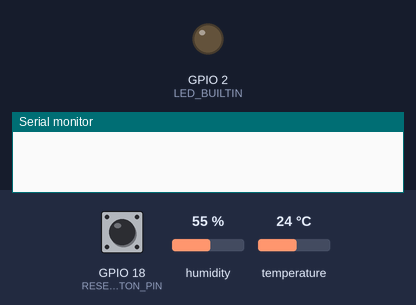
A program run on a simulated ESP32. On the bench: output pins drawn as LEDs (lit = HIGH), the last lines printed to the serial monitor. The inputs (shaded band) are chosen by the test bench; at power-on: GPIO 18 (RESET_BUTTON_PIN) LOW, humidity 55 %, temperature 24 °C. WiFi joins after 1.5 s; servers stay silent unless stated; the local clock reads 2024-03-15 10:24:30 at power-on unless the program sets it; no MQTT or app messages arrive unless stated.

Above: at 0.1 s.
At 1.6 s:
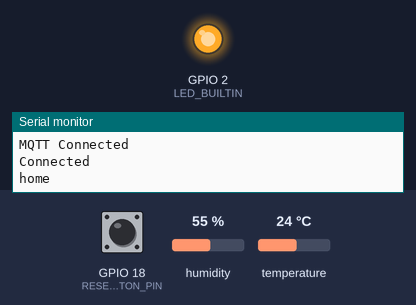
Timing chart, 0 to 3.1 s (numbered marks = the images above):
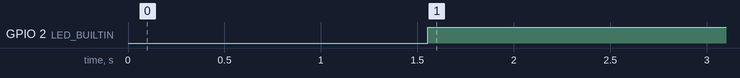

The program:

main.cpp
```cpp
#include <secret.h>
#include <Arduino.h>
#include <DHT.h>
#include <Wire.h>
#include <WiFiManager.h>
#include <WiFiClientSecure.h>
#include <PubSubClient.h>
#include <ArduinoJson.h>
#include <time.h>

#define WIFI_AP_NAME "ESP32-TempIoT"
#define WIFI_AP_PASSWORD "celcius273"
#define RESET_BUTTON_PIN 18
#define DEBOUNCE_TIME 50
#define DHTPIN 5
#define DHTTYPE DHT22
#define AWS_IOT_PUBLISH_TOPIC "esp32/temp"

// Variables will change:
int ResetLastSteadyState = LOW;
int ResetLastFlickerableState = LOW;
int Reset_Button_State = 0;

unsigned long ResetLastDebounceTime = 0;
unsigned long lastMillis;
unsigned long epochTime;

bool isConnected = false;

const char* ntpServer = "0.dk.pool.ntp.org";

DHT dht(DHTPIN, DHTTYPE);
WiFiManager wifiManager;
WiFiClientSecure net = WiFiClientSecure();
PubSubClient client(net);

unsigned long long getTime() {
  time_t now;
  struct tm timeinfo;
  if (!getLocalTime(&timeinfo)) {
    Serial.println("Failed to obtain time");
    return(0);
  }
  time(&now);
  long long milliseconds = static_cast<long long>(now) * 1000;
  return milliseconds;
}

void resetSystem(){
  Serial.println("Reset System ...");
  wifiManager.resetSettings();
  delay(2000);
  Serial.println("Reboot System ...");
  delay(2000);
  ESP.restart();
}

void connectAWS(){
    net.setCACert(AWS_CERT_CA);
    net.setCertificate(AWS_CERT_CRT);
    net.setPrivateKey(AWS_CERT_PRIVATE);
    client.setServer(AWS_IOT_ENDPOINT, 8883);
    client.connect(THINGNAME);

    while (!client.connected()) {
      Serial.println("Connecting to MQTT....Retry");
      client.connect(THINGNAME);
      delay(5000);
    }
  Serial.println("MQTT Connected");
}

double getTemp(){
    double temp = dht.readTemperature();
    Serial.print("Temperature: ");
    Serial.print(temp);
    Serial.print("ºC ");
    return temp;
}

double getHumi(){
    double humi = dht.readHumidity();
    Serial.print("Humidity: ");
    Serial.println(humi);
    return humi;
}

void publishMessage()
{
    StaticJsonDocument<200> doc;
    doc["time"] = getTime();
    doc["temp"] = getTemp();
    doc["humi"] = getHumi();
    doc["hostname"] = THINGNAME;
    char jsonBuffer[512];
    serializeJson(doc, jsonBuffer);

    client.publish(AWS_IOT_PUBLISH_TOPIC, jsonBuffer);
}

void setup() {
    Serial.begin(921600);
    dht.begin();
    wifiManager.setMinimumSignalQuality(50);
    wifiManager.autoConnect(WIFI_AP_NAME, WIFI_AP_PASSWORD);
    pinMode(LED_BUILTIN, OUTPUT);
    pinMode(RESET_BUTTON_PIN, INPUT);
    configTime(0, 0, ntpServer);
    connectAWS();
}

void loop() {
    Reset_Button_State = digitalRead(RESET_BUTTON_PIN);

    String WiFiStatus = wifiManager.getWLStatusString().c_str();

    if (wifiManager.getWLStatusString() != "Unknown" && !isConnected) {
      Serial.println("Connected");
      Serial.println(wifiManager.getWiFiSSID());
      digitalWrite(LED_BUILTIN, HIGH);
      isConnected = true;
    }

    // Reset Button - Start
    if (Reset_Button_State != ResetLastFlickerableState) {
      ResetLastDebounceTime = millis();
      ResetLastFlickerableState = Reset_Button_State;
    }

    if ((millis() - ResetLastDebounceTime) > DEBOUNCE_TIME) {
      if (ResetLastSteadyState == HIGH && Reset_Button_State == LOW) {
        Serial.println("The Reset button is pressed");
        resetSystem();
      }
      ResetLastSteadyState = Reset_Button_State;
    }
    // Reset Button - Stop
    if (millis() - lastMillis >= 5*1000UL) {
      lastMillis = millis();
      publishMessage();
    }
}
```

Example_secret.h
```cpp
#include <pgmspace.h>

#define SECRET
#define THINGNAME "***********"                         //change this

const char AWS_IOT_ENDPOINT[] = "***********";       //change this

// Amazon Root CA 1
static const char AWS_CERT_CA[] PROGMEM = R"EOF(
-----BEGIN CERTIFICATE-----

-----END CERTIFICATE-----
)EOF";

// Device Certificate                                               //change this
static const char AWS_CERT_CRT[] PROGMEM = R"KEY(
-----BEGIN CERTIFICATE-----

-----END CERTIFICATE-----
)KEY";

// Device Private Key                                               //change this
static const char AWS_CERT_PRIVATE[] PROGMEM = R"KEY(
-----BEGIN RSA PRIVATE KEY-----

-----END RSA PRIVATE KEY-----
)KEY";
```

Measured:
- by itself, GPIO 2 (LED_BUILTIN): LOW → HIGH at 1.6 s
